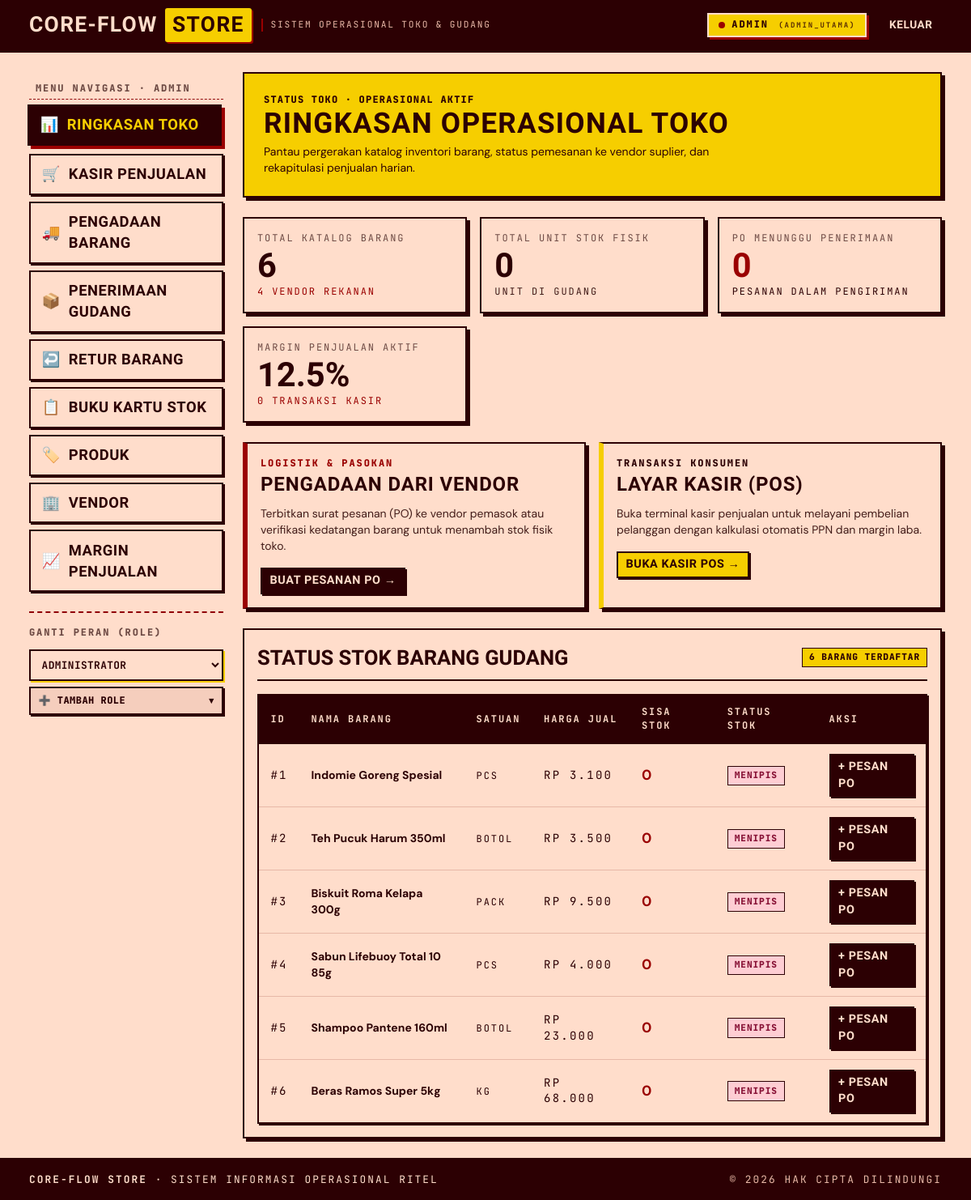
The page / on the database its author committed.
### tables this page shows
CREATE TABLE IF NOT EXISTS margin_penjualan (
    idmargin_penjualan INT AUTO_INCREMENT PRIMARY KEY,
    created_at TIMESTAMP DEFAULT CURRENT_TIMESTAMP,
    persen DOUBLE NOT NULL,
    status TINYINT DEFAULT 1,
    iduser INT NOT NULL,
    updated_at TIMESTAMP DEFAULT CURRENT_TIMESTAMP ON UPDATE CURRENT_TIMESTAMP,
    CONSTRAINT fk_margin_user FOREIGN KEY (iduser) REFERENCES user (iduser)
);

CREATE TABLE IF NOT EXISTS barang (
    idbarang INT AUTO_INCREMENT PRIMARY KEY,
    jenis CHAR(1) NOT NULL,
    nama VARCHAR(45) NOT NULL,
    idsatuan INT NOT NULL,
    status TINYINT DEFAULT 1,
    harga INT NOT NULL,
    CONSTRAINT fk_barang_satuan FOREIGN KEY (idsatuan) REFERENCES satuan (idsatuan)
);

CREATE TABLE IF NOT EXISTS satuan (
    idsatuan INT AUTO_INCREMENT PRIMARY KEY,
    nama_satuan VARCHAR(45) NOT NULL,
    status TINYINT DEFAULT 1
);

### config/database.php (called while the page is built, shortened)
<?php
function formatRupiah($val) {
    return 'Rp ' . number_format($val ?? 0, 0, ',', '.');
}
function getActiveMargin($pdo) {
    $stmt = $pdo->query("SELECT persen FROM margin_penjualan WHERE status = 1 ORDER BY updated_at DESC LIMIT 1");
    $res = $stmt->fetchColumn();
    return ($res !== false) ? (float)$res : 12.5;
}

### index.php (the view, shortened to what this page needs)
<?php
require_once __DIR__ . '/config/database.php';
include __DIR__ . '/includes/header.php';
include __DIR__ . '/includes/sidebar.php';
$totalBarang = $pdo->query("SELECT COUNT(*) FROM barang")->fetchColumn();
$totalVendor = $pdo->query("SELECT COUNT(*) FROM vendor")->fetchColumn();
$pendingPO   = $pdo->query("SELECT COUNT(*) FROM pengadaan WHERE status = 'P'")->fetchColumn();
$omzetStmt = $pdo->query("SELECT COALESCE(SUM(total_nilai), 0) AS total_omzet, COUNT(*) AS count_pj FROM penjualan");
$omzetRow = $omzetStmt->fetch();
$countPj = $omzetRow['count_pj'] ?? 0;
$activeMargin = getActiveMargin($pdo);
$barangStmt = $pdo->query("
    SELECT b.*, s.nama_satuan,
           fn_cek_stok(b.idbarang) AS cur_stock
    FROM barang b
    LEFT JOIN satuan s ON b.idsatuan = s.idsatuan
    ORDER BY b.idbarang ASC
");
$barangList = $barangStmt->fetchAll();
$totalStock = array_sum(array_column($barangList, 'cur_stock'));
?>
<div class="c-card c-card--mustard" style="margin-bottom: var(--space-lg); padding: var(--space-lg);">
  <div class="mono" style="font-weight: 800; font-size: 0.75rem; letter-spacing: 0.1em; margin-bottom: 0.2rem;">
    STATUS TOKO · OPERASIONAL AKTIF
  </div>
  <h1 class="dsp" style="font-size: 2.2rem; margin: 0; line-height: 1;">
    RINGKASAN OPERASIONAL TOKO
  </h1>
  <p style="margin: 0.5rem 0 0; max-width: 65ch; font-size: var(--text-sm);">
    Pantau pergerakan katalog inventori barang, status pemesanan ke vendor suplier, dan rekapitulasi penjualan harian.
  </p>
</div>
<div class="kpi-grid">
  <div class="kpi-card">
    <div class="mono" style="color: var(--color-muted); font-size: 0.75rem;">TOTAL KATALOG BARANG</div>
    <div class="kpi-val"><?= $totalBarang ?></div>
    <div class="mono" style="color: var(--color-accent-2); font-size: 0.75rem;"><?= $totalVendor ?> Vendor Rekanan</div>
  </div>
  <div class="kpi-card">
    <div class="mono" style="color: var(--color-muted); font-size: 0.75rem;">TOTAL UNIT STOK FISIK</div>
    <div class="kpi-val"><?= number_format($totalStock) ?></div>
    <div class="mono" style="color: var(--color-ink-2); font-size: 0.75rem;">Unit di Gudang</div>
  </div>
  <div class="kpi-card">
    <div class="mono" style="color: var(--color-muted); font-size: 0.75rem;">PO MENUNGGU PENERIMAAN</div>
    <div class="kpi-val" style="color: var(--color-accent-2);"><?= $pendingPO ?></div>
    <div class="mono" style="font-size: 0.75rem;">Pesanan dalam Pengiriman</div>
  </div>
  <div class="kpi-card">
    <div class="mono" style="color: var(--color-muted); font-size: 0.75rem;">MARGIN PENJUALAN AKTIF</div>
    <div class="kpi-val" style="color: var(--color-ink);"><?= $activeMargin ?>%</div>
    <div class="mono" style="color: var(--color-accent-2); font-size: 0.75rem;"><?= $countPj ?> Transaksi Kasir</div>
  </div>
</div>
<div style="display: grid; grid-template-columns: repeat(auto-fit, minmax(300px, 1fr)); gap: var(--space-md); margin-bottom: var(--space-lg);">
  <div class="c-card" style="border-left: 6px solid var(--color-accent-2); padding: var(--space-md);">
    <div class="mono" style="color: var(--color-accent-2); font-weight: 800; font-size: 0.75rem;">LOGISTIK &amp; PASOKAN</div>
    <h3 class="dsp" style="font-size: 1.5rem; margin: 0.3rem 0;">PENGADAAN DARI VENDOR</h3>
    <p style="font-size: var(--text-sm); margin-bottom: var(--space-md); color: var(--color-ink-2);">
      Terbitkan surat pesanan (PO) ke vendor pemasok atau verifikasi kedatangan barang untuk menambah stok fisik toko.
    </p>
    <a href="pengadaan.php" class="btn btn-secondary btn-sm">Buat Pesanan PO &rarr;</a>
  </div>
  <div class="c-card" style="border-left: 6px solid var(--color-accent); padding: var(--space-md);">
    <div class="mono" style="color: var(--color-ink); font-weight: 800; font-size: 0.75rem;">TRANSAKSI KONSUMEN</div>
    <h3 class="dsp" style="font-size: 1.5rem; margin: 0.3rem 0;">LAYAR KASIR (POS)</h3>
    <p style="font-size: var(--text-sm); margin-bottom: var(--space-md); color: var(--color-ink-2);">
      Buka terminal kasir penjualan untuk melayani pembelian pelanggan dengan kalkulasi otomatis PPN dan margin laba.
    </p>
    <a href="pos.php" class="btn btn-primary btn-sm">Buka Kasir POS &rarr;</a>
  </div>
</div>
<div class="c-card">
  <div class="c-card-header">
    <h2 class="c-card-title">STATUS STOK BARANG GUDANG</h2>
    <span class="mono badge badge-active"><?= count($barangList) ?> Barang Terdaftar</span>
  </div>
  <div class="table-responsive">
    <table class="c-table">
      <thead>
        <tr>
          <th>ID</th>
          <th>Nama Barang</th>
          <th>Satuan</th>
          <th>Harga Jual</th>
          <th>Sisa Stok</th>
          <th>Status Stok</th>
          <th>Aksi</th>
        </tr>
      </thead>
      <tbody>
        <?php foreach ($barangList as $b): ?>
          <tr>
            <td class="mono">#<?= $b['idbarang'] ?></td>
            <td><strong><?= htmlspecialchars($b['nama']) ?></strong></td>
            <td><span class="mono"><?= htmlspecialchars($b['nama_satuan'] ?? '-') ?></span></td>
            <td class="mono"><?= formatRupiah($b['harga']) ?></td>
            <td><strong style="font-size: 1.1rem; color: <?= $b['cur_stock'] <= 20 ? 'var(--color-accent-2)' : 'var(--color-ink)' ?>;"><?= $b['cur_stock'] ?></strong></td>
            <td>
              <span class="mono badge <?= $b['cur_stock'] > 20 ? 'badge-inflow' : 'badge-outflow' ?>">
                <?= $b['cur_stock'] > 20 ? 'Tersedia' : 'Menipis' ?>
              </span>
            </td>
            <td>
              <a href="pengadaan.php?idbarang=<?= $b['idbarang'] ?>" class="btn btn-sm btn-secondary">+ Pesan PO</a>
            </td>
          </tr>
        <?php endforeach; ?>
      </tbody>
    </table>
  </div>
</div>
<?php include __DIR__ . '/includes/footer.php'; ?>

### includes/header.php (shortened to what this page needs)
<?php
$currentUser = $_SESSION['user'];
$currentRole = $_SESSION['role'] ?? 'Admin';
$currentPage = basename($_SERVER['PHP_SELF']);
?>
<!DOCTYPE html>
<html lang="id">
<head>
  <link rel="stylesheet" href="tokens.css" />
  <link rel="stylesheet" href="styles.css" />
</head>
<body>
  <header class="topbar">
    <div class="topbar__inner">
      <div class="brand-wrap">
        <a href="index.php" class="brand-logo" aria-label="Core-Flow Store">
          CORE-FLOW <span class="highlight">STORE</span>
        </a>
        <div class="brand-tagline">
          SISTEM OPERASIONAL TOKO &amp; GUDANG
        </div>
      </div>
      <div class="topbar__meta">
        <div class="role-badge" title="Peran pengguna yang sedang aktif">
          <div class="role-badge__dot"></div>
          <div>
            <span style="font-weight: 800;"><?= strtoupper(htmlspecialchars($currentRole)) ?></span>
            <span style="opacity: 0.8; font-size: 0.75em; margin-left: 0.2rem;">(<?= htmlspecialchars($currentUser['username']) ?>)</span>
          </div>
        </div>
        <a href="logout.php" class="btn btn-sm btn-secondary" style="font-size: 0.85rem;" title="Keluar dari akun">
          Keluar
        </a>
      </div>
    </div>
  </header>
  <div class="dash-shell">

### includes/sidebar.php (shortened to what this page needs)
<?php
require_once __DIR__ . '/../config/database.php';
try {
    $allRoles = $pdo->query("SELECT id, nama FROM v_role ORDER BY id ASC")->fetchAll();
} catch (Exception $e) {
    $allRoles = [
        ['id' => 1, 'nama' => 'Admin'],
        ['id' => 2, 'nama' => 'Staff Pengadaan'],
        ['id' => 3, 'nama' => 'Staff Gudang'],
        ['id' => 4, 'nama' => 'Kasir'],
        ['id' => 5, 'nama' => 'Supervisor'],
    ];
}
$menus = [
    [
        'file'  => 'index.php',
        'label' => 'Ringkasan Toko',
        'icon'  => '📊',
        'roles' => ['Admin', 'Staff Pengadaan', 'Staff Gudang', 'Kasir', 'Supervisor']
    ],
    [
        'file'  => 'pos.php',
        'label' => 'Kasir Penjualan',
        'icon'  => '🛒',
        'roles' => ['Admin', 'Kasir']
    ],
    [
        'file'  => 'pengadaan.php',
        'label' => 'Pengadaan Barang',
        'icon'  => '🚚',
        'roles' => ['Admin', 'Staff Pengadaan', 'Supervisor']
    ],
    [
        'file'  => 'penerimaan.php',
        'label' => 'Penerimaan Gudang',
        'icon'  => '📦',
        'roles' => ['Admin', 'Staff Gudang']
    ],
    [
        'file'  => 'retur.php',
        'label' => 'Retur Barang',
        'icon'  => '↩️',
        'roles' => ['Admin', 'Staff Gudang', 'Staff Pengadaan', 'Supervisor']
    ],
    [
        'file'  => 'kartu-stok.php',
        'label' => 'Buku Kartu Stok',
        'icon'  => '📋',
        'roles' => ['Admin', 'Staff Gudang', 'Staff Pengadaan', 'Supervisor', 'Kasir']
    ],
    [
        'file'  => 'produk.php',
        'label' => 'Produk',
        'icon'  => '🏷️',
        'roles' => ['Admin', 'Staff Pengadaan', 'Staff Gudang']
    ],
    [
        'file'  => 'vendor.php',
        'label' => 'Vendor',
        'icon'  => '🏢',
        'roles' => ['Admin', 'Staff Pengadaan']
    ],
    [
        'file'  => 'margin-penjualan.php',
        'label' => 'Margin Penjualan',
        'icon'  => '📈',
        'roles' => ['Admin', 'Supervisor']
    ],
];
?>
<aside class="dash-sidebar" aria-label="Menu Utama">
  <div class="sidebar-title">Menu Navigasi · <?= htmlspecialchars($currentRole) ?></div>
  <?php foreach ($menus as $m): ?>
    <?php
    $isAllowed = in_array($currentRole, $m['roles']) || !in_array($currentRole, ['Staff Pengadaan', 'Staff Gudang', 'Kasir', 'Supervisor']);
    ?>
    <?php if ($isAllowed): ?>
      <?php $isActive = ($currentPage === $m['file']) ? 'active' : ''; ?>
      <a href="<?= $m['file'] ?>" class="nav-item <?= $isActive ?>">
        <span><?= $m['icon'] ?></span>
        <span><?= $m['label'] ?></span>
      </a>
    <?php endif; ?>
  <?php endforeach; ?>
  <div class="sidebar-role-panel">
    <div class="sidebar-title" style="margin-top: 0; padding-left: 0; border-bottom: none;">
      Ganti Peran (Role)
    </div>
    <div>
      <select class="sidebar-role-select" onchange="handleRoleSwitch(this.value)" title="Pilih peran aktif">
        <optgroup label="Pilih Peran:">
          <?php foreach ($allRoles as $r): ?>
            <option value="<?= htmlspecialchars($r['nama']) ?>" <?= $currentRole === $r['nama'] ? 'selected' : '' ?>>
              <?= $currentRole === $r['nama'] ? '✓ ' : '  ' ?><?= htmlspecialchars($r['nama']) ?>
            </option>
          <?php endforeach; ?>
        </optgroup>
      </select>
    </div>
    <details id="dropdown-tambah-role" class="dropdown-tambah-role" <?= (isset($_GET['role_status']) && $_GET['role_status'] !== 'success') ? 'open' : '' ?>>
      <summary>
        <span>➕ Tambah Role</span>
        <span class="arrow-indicator" style="font-size: 0.7rem;">▾</span>
      </summary>
    </details>
  </div>
</aside>
<main class="main-content" style="min-width: 0;">

### includes/footer.php
</main>
  </div>
  <footer style="background: var(--color-ink); color: var(--color-paper); border-top: var(--border-thick); margin-top: auto; padding: 1rem 0;">
    <div style="max-width: var(--page-max); margin-inline: auto; padding-inline: var(--page-gutter); display: flex; flex-wrap: wrap; justify-content: space-between; align-items: center; gap: var(--space-sm); font-size: 0.8rem;" class="mono">
      <div>
        <strong>CORE-FLOW STORE</strong> · Sistem Informasi Operasional Ritel
      </div>
      <div style="color: var(--color-paper-3);">
        &copy; <?= date('Y') ?> Hak Cipta Dilindungi
      </div>
    </div>
  </footer>
</body>
</html>

### tokens.css (style rules this page uses)
:root { color-scheme: light; --font-display: "Big Shoulders Display", "Anton", "Arial Black", ui-sans-serif, sans-serif; --font-body: "DM Sans", system-ui, -apple-system, sans-serif; --font-label: "JetBrains Mono", ui-monospace, monospace; --text-xs: 0.75rem; --text-sm: 0.875rem; --text-base: 1rem; --text-md: 1.125rem; --text-lg: 1.375rem; --text-xl: 1.875rem; --text-2xl: 2.5rem; --text-3xl: 3.5rem; --text-marquee: clamp(3.5rem, 9vw + 1rem, 8.5rem); --text-display: clamp(2.5rem, 6vw + 0.5rem, 5rem); --text-display-s: clamp(1.75rem, 3.5vw + 0.5rem, 3rem); --display-weight: 800; --display-width: 110; --display-style: normal; --lh-tight: 0.88; --lh-snug: 1.05; --lh-normal: 1.42; --lh-relaxed: 1.58; --tracking-display: 0.035em; --tracking-tight: -0.01em; --tracking-normal: 0; --tracking-label: 0.16em; --color-paper: oklch(92% 0.045 50); --color-paper-2: oklch(88% 0.050 45); --color-paper-3: oklch(82% 0.060 40); --color-rule: oklch(40% 0.18 25); --color-rule-2: oklch(18% 0.08 20); --color-muted: oklch(45% 0.05 30); --color-neutral: oklch(35% 0.06 25); --color-ink-2: oklch(28% 0.060 25); --color-ink: oklch(18% 0.080 20); --color-accent: oklch(86% 0.18 95); --color-accent-2: oklch(40% 0.21 25); --color-accent-ink: oklch(18% 0.080 20); --color-success: oklch(65% 0.18 145); --color-warning: oklch(75% 0.18 75); --color-danger: oklch(45% 0.22 28); --color-focus: oklch(40% 0.21 25); --space-3xs: 0.125rem; --space-2xs: 0.25rem; --space-xs: 0.5rem; --space-sm: 0.75rem; --space-md: 1rem; --space-lg: 1.5rem; --space-xl: 2.25rem; --space-2xl: 3.5rem; --space-3xl: 5rem; --page-max: 86rem; --page-gutter: clamp(1rem, 3vw, 2.25rem); --rule-hair: 1px; --rule-fine: 2px; --border-thick: 2px solid var(--color-ink); --border-heavy: 3px solid var(--color-ink); --radius-sm: 3px; --radius-card: 6px; --radius-pill: 999px; --shadow-sm: 2px 2px 0 var(--color-ink); --shadow-card: 4px 4px 0 var(--color-ink); --shadow-card-hover: 7px 7px 0 var(--color-accent-2); --shadow-heavy: 6px 6px 0 var(--color-ink); --ease-out: cubic-bezier(0.16, 1, 0.3, 1); --dur-micro: 120ms; --dur-short: 220ms; --dur-marquee: 34s; --z-base: 1; --z-sidebar: 100; --z-sticky-nav: 300; --z-modal: 1000; }

### rows shown on the page
margin_penjualan: persen "12.5"
barang: idbarang "1", nama "Indomie Goreng Spesial", idsatuan.nama_satuan "PCS", harga "RP 3.100", cur_stock "0"
barang: idbarang "2", nama "Teh Pucuk Harum 350ml", idsatuan.nama_satuan "BOTOL", harga "RP 3.500", cur_stock "0"
barang: idbarang "3", nama "Biskuit Roma Kelapa 300g", idsatuan.nama_satuan "PACK", harga "RP 9.500", cur_stock "0"
barang: idbarang "4", nama "Sabun Lifebuoy Total 10 85g", idsatuan.nama_satuan "PCS", harga "RP 4.000", cur_stock "0"
barang: idbarang "5", nama "Shampoo Pantene 160ml", idsatuan.nama_satuan "BOTOL", harga "RP 23.000", cur_stock "0"
barang: idbarang "6", nama "Beras Ramos Super 5kg", idsatuan.nama_satuan "KG", harga "RP 68.000", cur_stock "0"

### other values the page prints
$currentRole "ADMIN"
$currentUser['username'] "ADMIN_UTAMA"
$m['icon'] "📊"
$m['label'] "RINGKASAN TOKO"
$m['icon'] "🛒"
$m['label'] "KASIR PENJUALAN"
$m['icon'] "🚚"
$m['label'] "PENGADAAN BARANG"
$m['icon'] "📦"
$m['label'] "PENERIMAAN GUDANG"
$m['icon'] "↩️"
$m['label'] "RETUR BARANG"
$m['icon'] "📋"
$m['label'] "BUKU KARTU STOK"
$m['icon'] "🏷️"
